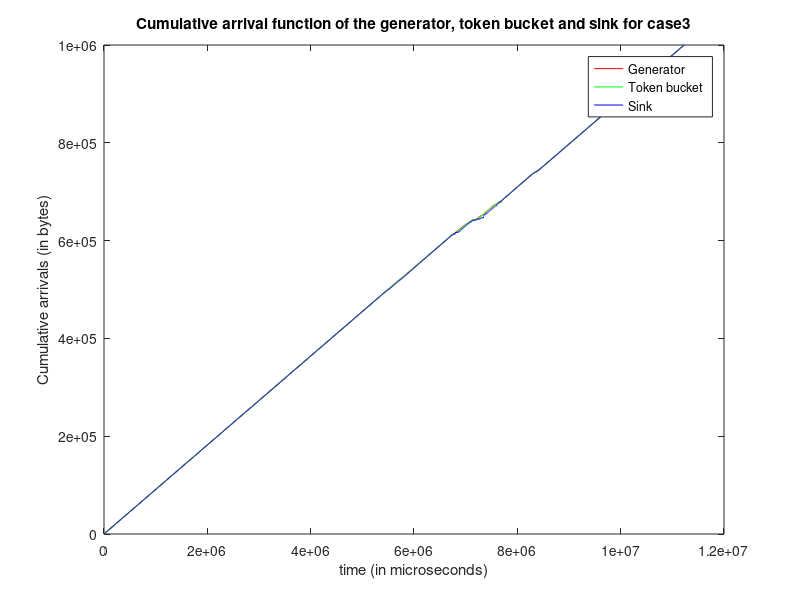

MATLAB code to generate this figure:
clc; clear all;

[packet_no_p, time_p, packetsize_p] = textread('generator_near.txt', '%f %f %f');
figure(1);
i=1;
time1(i)=0;
arrival(i)=packetsize_p(i);
i=2;
while i<=length(packet_no_p)
    time1(i)=time1(i-1)+time_p(i);
    arrival(i) = arrival(i-1)+packetsize_p(i);
    i=i+1;
end
%subplot(2,1,1)
%plot(time1,arrival);
%title('Cumulative arrival function of the trace file');
%xlabel('time (in microseconds)');
%ylabel('Cumulative arrivals (in bytes)');
%xlim([0,2.1e6]);

[time_p2, packetsize_p2, bufferSize, noToken] = textread('bucket_near.txt', '%f %f %f %f');
i=1;
time2(i)=0;
arrival2(i)=packetsize_p2(i);
i=2;
while i<=length(packetsize_p2)
    time2(i)=time2(i-1)+time_p2(i);
    arrival2(i)=arrival2(i-1)+packetsize_p2(i);
    i=i+1;
end

[packet_no_p3, time_p3, packetsize_p3] = textread('sink_near.txt', '%f %f %f');
i=1;
time3(i)=0;
arrival3(i)=packetsize_p3(i);
i=2;
while i<=length(packetsize_p3)
    time3(i)=time3(i-1)+time_p3(i);
    arrival3(i)=arrival3(i-1)+packetsize_p3(i);
    i=i+1;
end
%subplot(2,1,2);
%plot(time3,arrival3);
%title('Cumulative arrival function of output file');
%xlabel('time (in microseconds)');
%ylabel('Cumulative arrivals (in bytes)');
%xlim([0,2.1e6]);




plot(time1,arrival,'r',time2,arrival2,'g',time3,arrival3,'b');
title('Cumulative arrival function of the generator, token bucket and sink for case3');
xlabel('time (in microseconds)');
ylabel('Cumulative arrivals (in bytes)');
%xlim([0,2.1e6]);
%legend 
legend('Generator','Token bucket','Sink','Location','northeast');

set(1,'OuterPosition',[1 1 1060 664]);
saveas(1,'plot_near','png');